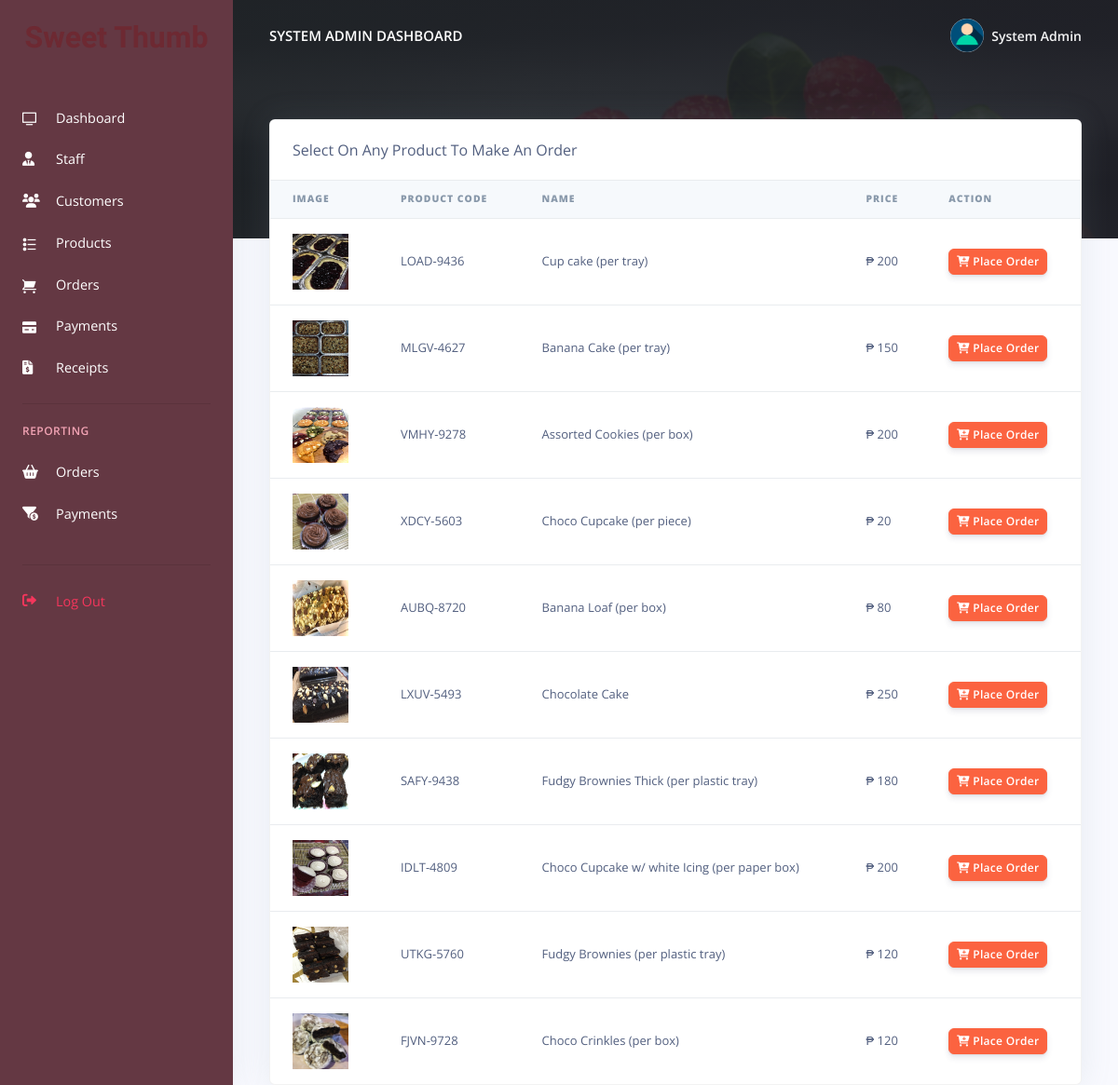
The page /pos/admin/orders.php (signed in) on the database its author committed.
### tables this page shows
CREATE TABLE `rpos_admin` (
  `admin_id` varchar(200) NOT NULL,
  `admin_name` varchar(200) NOT NULL,
  `admin_email` varchar(200) NOT NULL,
  `admin_password` varchar(200) NOT NULL
);

CREATE TABLE `rpos_products` (
  `prod_id` varchar(200) NOT NULL,
  `prod_code` varchar(200) NOT NULL,
  `prod_name` varchar(200) NOT NULL,
  `prod_img` varchar(200) NOT NULL,
  `prod_desc` longtext NOT NULL,
  `prod_price` varchar(200) NOT NULL,
  `created_at` timestamp(6) NOT NULL DEFAULT current_timestamp(6) ON UPDATE current_timestamp(6)
);

### pos/admin/orders.php (the view, shortened to what this page needs)
<?php
include('config/config.php');
require_once('partials/_head.php');
?>
<body>
  <?php
  require_once('partials/_sidebar.php');
  ?>
  <div class="main-content">
    <?php
    require_once('partials/_topnav.php');
    ?>
    <div class="container-fluid mt--8">
      <div class="row">
        <div class="col">
          <div class="card shadow">
            <div class="card-header border-0">
              Select On Any Product To Make An Order
            </div>
            <div class="table-responsive">
              <table class="table align-items-center table-flush">
                <thead class="thead-light">
                  <tr>
                    <th scope="col"><b>Image</b></th>
                    <th scope="col"><b>Product Code</b></th>
                    <th scope="col"><b>Name</b></th>
                    <th scope="col"><b>Price</b></th>
                    <th scope="col"><b>Action</b></th>
                  </tr>
                </thead>
                <tbody>
                  <?php
                  $ret = "SELECT * FROM  rpos_products ";
                  $stmt = $mysqli->prepare($ret);
                  $stmt->execute();
                  $res = $stmt->get_result();
                  while ($prod = $res->fetch_object()) {
                  ?>
                    <tr>
                      <td>
                        <?php
                        if ($prod->prod_img) {
                          echo "<img src='assets/img/products/$prod->prod_img' height='60' width='60 class='img-thumbnail'>";
                        } else {
                          echo "<img src='assets/img/products/default.jpg' height='60' width='60 class='img-thumbnail'>";
                        }
                        ?>
                      </td>
                      <td><?php echo $prod->prod_code; ?></td>
                      <td><?php echo $prod->prod_name; ?></td>
                      <td>₱ <?php echo $prod->prod_price; ?></td>
                      <td>
                        <a href="make_oder.php?prod_id=<?php echo $prod->prod_id; ?>&prod_name=<?php echo $prod->prod_name; ?>&prod_price=<?php echo $prod->prod_price; ?>">
                          <button class="btn btn-sm btn-warning">
                            <i class="fas fa-cart-plus"></i>
                            Place Order
                          </button>
                        </a>
                      </td>
                    </tr>
                  <?php } ?>
                </tbody>
              </table>
            </div>
          </div>
        </div>
      </div>
    </div>
  </div>
</body>
</html>

### pos/admin/partials/_sidebar.php (shortened to what this page needs)
<!DOCTYPE html>
<html lang="en">
<head>
  <link rel="stylesheet" href="https://cdnjs.cloudflare.com/ajax/libs/font-awesome/6.0.0-beta3/css/all.min.css" />
</head>
<body>
  <?php
  $admin_id = $_SESSION['admin_id'];
  $ret = "SELECT * FROM  rpos_admin  WHERE admin_id = '$admin_id'";
  $stmt = $mysqli->prepare($ret);
  $stmt->execute();
  $res = $stmt->get_result();
  while ($admin = $res->fetch_object()) {
  ?>
    <nav class="navbar navbar-vertical fixed-left navbar-expand-md navbar-light" style="background-color: #643843;" id="sidenav-main">
      <div class="container-fluid">
        <a class="navbar-brand pt-0 pb-0" href="dashboard.php">
          <h1 style="font-family: 'Honk', system-ui;color: #6D2932;font-size: 2rem;">Sweet Thumb</h1>
        </a>
        <div class="collapse navbar-collapse" id="sidenav-collapse-main">
          <ul class="navbar-nav">
            <li class="nav-item">
              <a class="nav-link text-white" href="dashboard.php">
                <i class="ni ni-tv-2"></i> Dashboard
              </a>
            </li>
            <li class="nav-item">
              <a class="nav-link text-white" href="hrm.php">
                <i class="fas fa-user-tie"></i> Staff
              </a>
            </li>
            <li class="nav-item">
              <a class="nav-link text-white" href="customes.php">
                <i class="fas fa-users"></i> Customers
              </a>
            </li>
            <li class="nav-item">
              <a class="nav-link text-white" href="products.php">
                <i class="ni ni-bullet-list-67"></i>Products
              </a>
            </li>
            <li class="nav-item">
              <a class="nav-link text-white" href="orders.php">
                <i class="ni ni-cart"></i> Orders
              </a>
            </li>
            <li class="nav-item">
              <a class="nav-link text-white" href="payments.php">
                <i class="ni ni-credit-card"></i> Payments
              </a>
            </li>
            <li class="nav-item">
              <a class="nav-link text-white" href="receipts.php">
                <i class="fas fa-file-invoice-dollar"></i> Receipts
              </a>
            </li>
          </ul>
          <hr class="my-3">
          <h6 class="navbar-heading text-pink">Reporting</h6>
          <ul class="navbar-nav mb-md-3">
            <li class="nav-item">
              <a class="nav-link text-white" href="orders_reports.php">
                <i class="fas fa-shopping-basket"></i> Orders
              </a>
            </li>
            <li class="nav-item">
              <a class="nav-link text-white" href="payments_reports.php">
                <i class="fas fa-funnel-dollar"></i> Payments
              </a>
            </li>
          </ul>
          <hr class="my-3">
          <ul class="navbar-nav mb-md-3">
            <li class="nav-item">
              <a class="nav-link text-red" href="logout.php">
                <i class="fas fa-sign-out-alt text-danger"></i> Log Out
              </a>
            </li>
          </ul>
        </div>
      </div>
    </nav>
  <?php } ?>
</body>
</html>

### pos/admin/partials/_topnav.php (shortened to what this page needs)
<?php
$admin_id = $_SESSION['admin_id'];
$ret = "SELECT * FROM  rpos_admin  WHERE admin_id = '$admin_id'";
$stmt = $mysqli->prepare($ret);
$stmt->execute();
$res = $stmt->get_result();
while ($admin = $res->fetch_object()) {
?>
    <nav class="navbar navbar-top navbar-expand-md navbar-dark" id="navbar-main">
        <div class="container-fluid">
            <a class="h4 mb-0 text-white text-uppercase d-none d-lg-inline-block" href="dashboard.php"><?php echo $admin->admin_name; ?> Dashboard</a>
            <ul class="navbar-nav align-items-center d-none d-md-flex">
                <li class="nav-item dropdown">
                    <a class="nav-link pr-0" href="#" role="button" data-toggle="dropdown" aria-haspopup="true" aria-expanded="false">
                        <div class="media align-items-center">
                            <span class="avatar avatar-sm rounded-circle">
                                <img alt="Image placeholder" src="assets/img/theme/user-a-min.png">
                            </span>
                            <div class="media-body ml-2 d-none d-lg-block">
                                <span class="mb-0 text-sm  font-weight-bold"><?php echo $admin->admin_name; ?></span>
                            </div>
                        </div>
                    </a>
                </li>
            </ul>
        </div>
    </nav>
<?php } ?>

### rows shown on the page
rpos_admin: admin_name "SYSTEM ADMIN", admin_name "System Admin"
rpos_products: prod_img (picture), prod_code "LOAD-9436", prod_name "Cup cake (per tray)", prod_price "200"
rpos_products: prod_img (picture), prod_code "MLGV-4627", prod_name "Banana Cake (per tray)", prod_price "150"
rpos_products: prod_img (picture), prod_code "VMHY-9278", prod_name "Assorted Cookies (per box)", prod_price "200"
rpos_products: prod_img (picture), prod_code "XDCY-5603", prod_name "Choco Cupcake (per piece)", prod_price "20"
rpos_products: prod_img (picture), prod_code "AUBQ-8720", prod_name "Banana Loaf (per box)", prod_price "80"
rpos_products: prod_img (picture), prod_code "LXUV-5493", prod_name "Chocolate Cake", prod_price "250"
rpos_products: prod_img (picture), prod_code "SAFY-9438", prod_name "Fudgy Brownies Thick (per plastic tray)", prod_price "180"
rpos_products: prod_img (picture), prod_code "IDLT-4809", prod_name "Choco Cupcake w/ white Icing (per paper box)", prod_price "200"
rpos_products: prod_img (picture), prod_code "UTKG-5760", prod_name "Fudgy Brownies (per plastic tray)", prod_price "120"
rpos_products: prod_img (picture), prod_code "FJVN-9728", prod_name "Choco Crinkles (per box)", prod_price "120"
